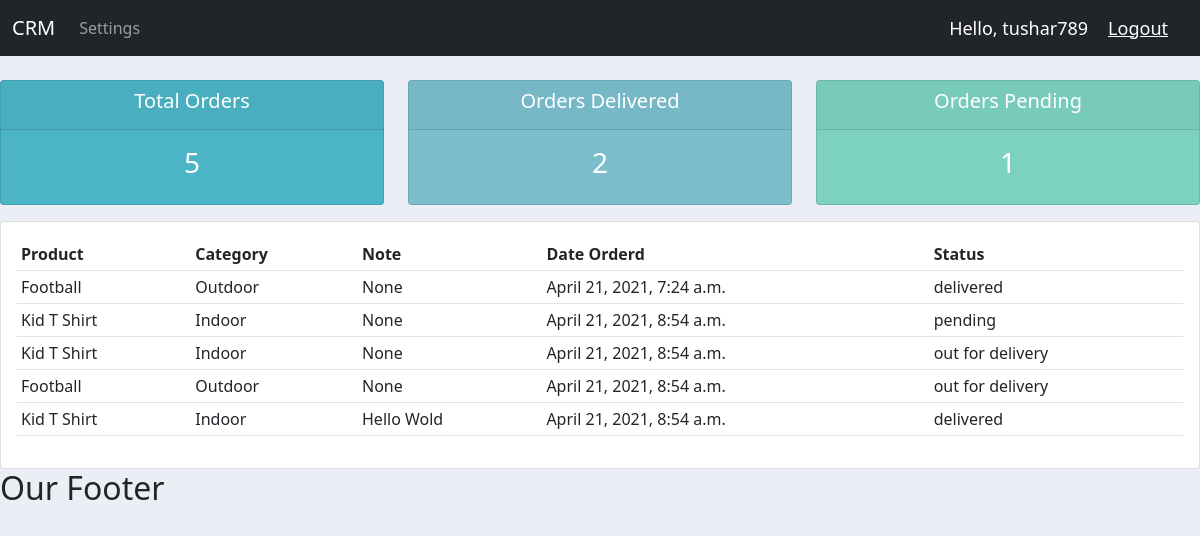
The page /user/ (signed in) on the database its author committed.
### accounts/models.py (models this page shows)
class Order(models.Model):
    STATUS = (
        ('pending','pending'),
        ('out for delivery', 'out for delivery'),
        ('delivered', 'delivered')
    )
    customer = models.ForeignKey(Customer, null=True, on_delete=models.SET_NULL)
    product = models.ForeignKey(Product, null=True, on_delete=models.SET_NULL)
    status = models.CharField(max_length=200, null=True, choices=STATUS)
    date_created = models.DateTimeField(auto_now_add=True, null=True)
    note = models.CharField(max_length=200, null=True)
    def __str__(self):
        return self.product.name

class Product(models.Model):
    CATEGORY = (
        ('Indoor','Indoor'),
        ('Outdoor','Outdoor'),
    )
    name = models.CharField(max_length=200, null=True)
    price = models.FloatField(null=True)
    category = models.CharField(max_length=200, null=True, choices=CATEGORY)
    description = models.CharField(max_length=200, null=True)
    date_created = models.DateTimeField(auto_now_add=True, null=True)
    tag = models.ManyToManyField(Tag)
    def __str__(self):
        return self.name

### accounts/decorators.py (the view)
        def wrapper_func(request, *args, **kwargs):
            group = None
            if request.user.groups.exists():
                group = request.user.groups.all()[0].name
            if group in allowed_roles:
                return view_func(request, *args, **kwargs)
            else:
                return HttpResponse("You are not allowed to be here!")

### accounts/views.py (called while the page is built)
@login_required(login_url = 'login')
@allowed_user(allowed_roles=['user'])
def userPage(request):
    orders = request.user.customer.order_set.all()
    print(orders)
    total_orders = orders.count()
    delivered = orders.filter(status='delivered').count()
    pending = orders.filter(status='pending').count()
    contexts = {'order' : orders, 'total_orders': total_orders, 'delivered':delivered, 'pending':pending}
    return render(request, 'accounts/user.html', contexts)

### accounts/templates/accounts/user.html
{% extends 'accounts/main.html' %}
{% block content %}
{%  include 'accounts/status.html' %}
<div class="row">
    <div class="col-md">
        <div class="card card-body">
            <table class="table table-sm">
                <tr>
                    <th>Product</th>
                    <th>Category</th>
                    <th>Note</th>
                    <th>Date Orderd</th>
                    <th>Status</th>
                </tr>
                {% for i in order %}
                    <tr>
                        <td>{{i.product}}</td>
                        <td>{{i.product.category}}</td>
                        <td>{{i.note}}</td>
                        <td>{{i.date_created}}</td>
                        <td>{{i.status}}</td>
                    </tr>
                {% endfor %}
            </table>
        </div>
    </div>
</div
{%endblock%}

### accounts/templates/accounts/navbar.html (shortened to what this page needs)
<nav class="navbar navbar-expand-lg navbar-dark bg-dark">
    <div class="container-fluid">
      <a class="navbar-brand" href="{% url 'home' %}">CRM</a>
      <div class="collapse navbar-collapse" id="navbarNav">
        <ul class="navbar-nav">
          {% if request.user.is_staff %}
          <li class="nav-item">
            <a class="nav-link active" aria-current="page" href="{% url 'home' %}">Dashboard</a>
          </li>
          <li class="nav-item">
            <a class="nav-link" href="{% url 'products' %}">Products</a>
          </li>
          {% else %}
          <li class="nav-item">
            <a class="nav-link" href="{% url 'account' %}">Settings</a>
          </li>
          {% endif %}
        </ul>
      </div>
      <span class="hello-msg"> Hello, {{request.user}} </span>
      <span><a class="hello-msg" href="{% url 'logout' %}">Logout</a></span>
    </div>
  </nav>

### static/css/main.css (style rules this page uses)
body { background-color: #ebeff5; }

### accounts/templates/accounts/navbar.html (style rules this page uses)
.hello-msg { font-size: 18px; color: #fff; margin-right: 20px; }

### rows shown on the page
Order: product "Football", product.category "Outdoor", note "None", date_created "April 21, 2021, 7:24 a.m.", status "delivered"
Order: product "Kid T Shirt", product.category "Indoor", note "None", date_created "April 21, 2021, 8:54 a.m.", status "pending"
Order: product "Kid T Shirt", product.category "Indoor", note "None", date_created "April 21, 2021, 8:54 a.m.", status "out for delivery"
Order: product "Football", product.category "Outdoor", note "None", date_created "April 21, 2021, 8:54 a.m.", status "out for delivery"
Order: product "Kid T Shirt", product.category "Indoor", note "Hello Wold", date_created "April 21, 2021, 8:54 a.m.", status "delivered"

### other values the page prints
{{ request.user }} "tushar789"
{{ total_orders }} "5"
{{ delivered }} "2"
{{ pending }} "1"
